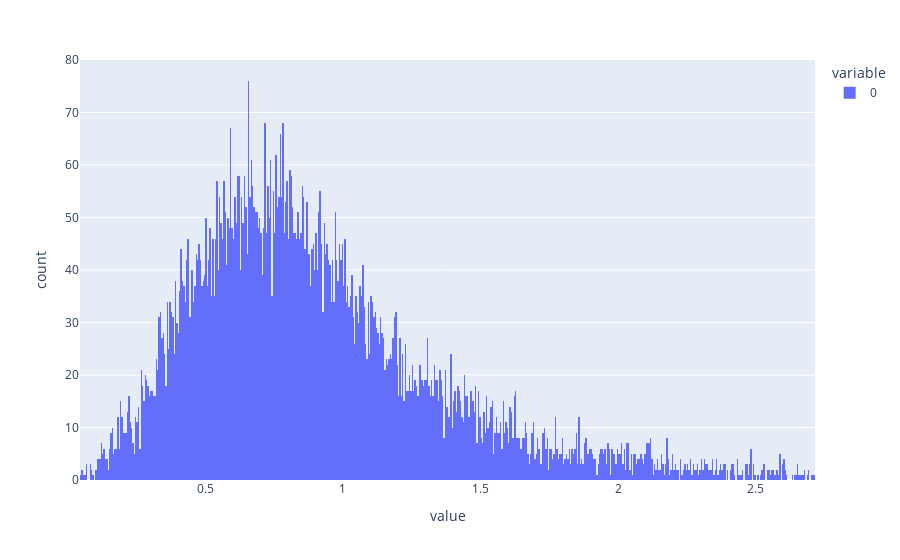
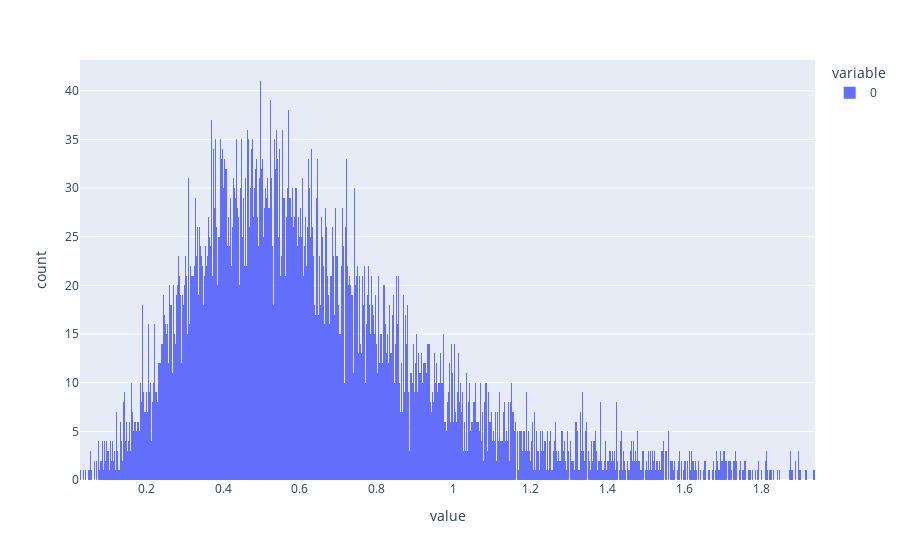
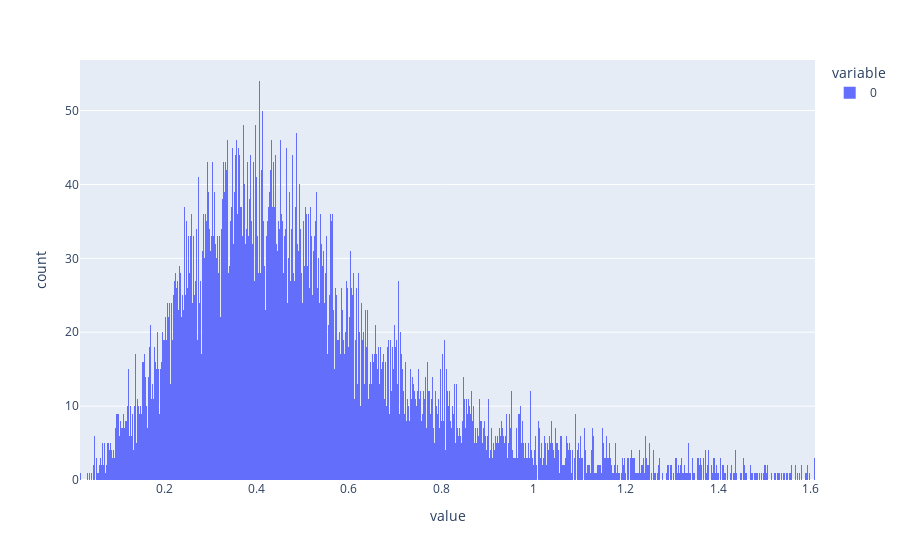
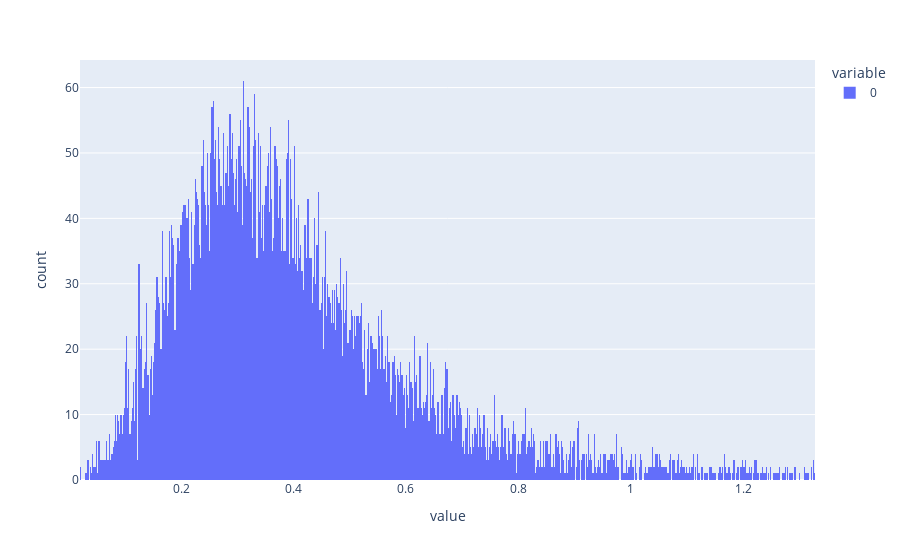

These figures' notebook cell, in order:
### Code cell
general_d_simu(
    N_simu=10000,
    d=3,
    n=20,
)
general_d_simu(
    N_simu=10000,
    d=3,
    n=50,
)
general_d_simu(
    N_simu=10000,
    d=3,
    n=100,
)
general_d_simu(
    N_simu=10000,
    d=3,
    n=200,
)

### Figure 1 — Plotly figure (JSON) as saved in the notebook; plotly's stock layout.template omitted (floating-point values rounded to 4 significant figures; data arrays with more than 128 entries replaced by an {"elided": "..."} marker saying what was removed)
{"data": [{"alignmentgroup": "True", "bingroup": "x", "hovertemplate": "variable=0<br>value=%{x}<br>count=%{y}<extra></extra>", "legendgroup": "0", "marker": {"color": "#636efa", "pattern": {"shape": ""}}, "name": "0", "nbinsx": 1000, "offsetgroup": "0", "orientation": "v", "showlegend": true, "type": "histogram", "x": {"elided": "9900 float values"}, "xaxis": "x", "yaxis": "y"}], "layout": {"bargap": 0, "barmode": "relative", "legend": {"title": {"text": "variable"}, "tracegroupgap": 0}, "margin": {"t": 60}, "xaxis": {"anchor": "y", "domain": [0, 1], "title": {"text": "value"}}, "yaxis": {"anchor": "x", "domain": [0, 1], "title": {"text": "count"}}}}

### Figure 2 — Plotly figure (JSON) as saved in the notebook; plotly's stock layout.template omitted (floating-point values rounded to 4 significant figures; data arrays with more than 128 entries replaced by an {"elided": "..."} marker saying what was removed)
{"data": [{"alignmentgroup": "True", "bingroup": "x", "hovertemplate": "variable=0<br>value=%{x}<br>count=%{y}<extra></extra>", "legendgroup": "0", "marker": {"color": "#636efa", "pattern": {"shape": ""}}, "name": "0", "nbinsx": 1000, "offsetgroup": "0", "orientation": "v", "showlegend": true, "type": "histogram", "x": {"elided": "9900 float values"}, "xaxis": "x", "yaxis": "y"}], "layout": {"bargap": 0, "barmode": "relative", "legend": {"title": {"text": "variable"}, "tracegroupgap": 0}, "margin": {"t": 60}, "xaxis": {"anchor": "y", "domain": [0, 1], "title": {"text": "value"}}, "yaxis": {"anchor": "x", "domain": [0, 1], "title": {"text": "count"}}}}

### Figure 3 — Plotly figure (JSON) as saved in the notebook; plotly's stock layout.template omitted (floating-point values rounded to 4 significant figures; data arrays with more than 128 entries replaced by an {"elided": "..."} marker saying what was removed)
{"data": [{"alignmentgroup": "True", "bingroup": "x", "hovertemplate": "variable=0<br>value=%{x}<br>count=%{y}<extra></extra>", "legendgroup": "0", "marker": {"color": "#636efa", "pattern": {"shape": ""}}, "name": "0", "nbinsx": 1000, "offsetgroup": "0", "orientation": "v", "showlegend": true, "type": "histogram", "x": {"elided": "9900 float values"}, "xaxis": "x", "yaxis": "y"}], "layout": {"bargap": 0, "barmode": "relative", "legend": {"title": {"text": "variable"}, "tracegroupgap": 0}, "margin": {"t": 60}, "xaxis": {"anchor": "y", "domain": [0, 1], "title": {"text": "value"}}, "yaxis": {"anchor": "x", "domain": [0, 1], "title": {"text": "count"}}}}

### Figure 4 — Plotly figure (JSON) as saved in the notebook; plotly's stock layout.template omitted (floating-point values rounded to 4 significant figures; data arrays with more than 128 entries replaced by an {"elided": "..."} marker saying what was removed)
{"data": [{"alignmentgroup": "True", "bingroup": "x", "hovertemplate": "variable=0<br>value=%{x}<br>count=%{y}<extra></extra>", "legendgroup": "0", "marker": {"color": "#636efa", "pattern": {"shape": ""}}, "name": "0", "nbinsx": 1000, "offsetgroup": "0", "orientation": "v", "showlegend": true, "type": "histogram", "x": {"elided": "9900 float values"}, "xaxis": "x", "yaxis": "y"}], "layout": {"bargap": 0, "barmode": "relative", "legend": {"title": {"text": "variable"}, "tracegroupgap": 0}, "margin": {"t": 60}, "xaxis": {"anchor": "y", "domain": [0, 1], "title": {"text": "value"}}, "yaxis": {"anchor": "x", "domain": [0, 1], "title": {"text": "count"}}}}
